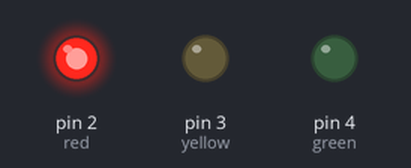
Bench run of a sketch on a simulated Arduino Uno, built with avr-gcc and run on an emulated ATmega328P. Parts: output pins drawn as LEDs (lit = HIGH).

Above: at 1.5 s.
At 8.2 s:
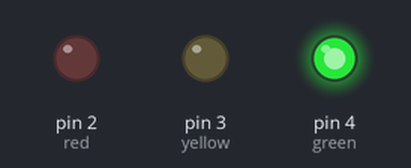
At 16.3 s:
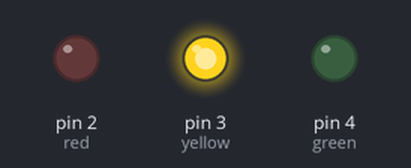
Timing chart, 0 to 17.2 s (numbered marks = the images above):
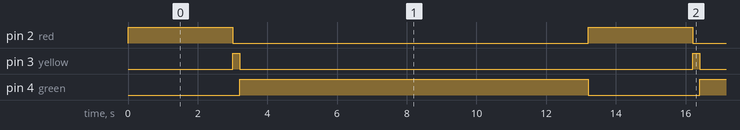

The sketch:

oneway_traffic.ino
```cpp
    int red   =2;
    int yellow=3;
    int green =4;


void setup() {


  pinMode(red,OUTPUT);
  pinMode(green,OUTPUT);
  pinMode(yellow,OUTPUT);
}

void loop() {
   digitalWrite(red,HIGH);
   digitalWrite(yellow,LOW);
   digitalWrite(green,LOW);
      delay(3000);

   digitalWrite(red,LOW);
   digitalWrite(yellow,HIGH);
   digitalWrite(green,LOW);
      delay(200);

   digitalWrite(red,LOW);
   digitalWrite(yellow,LOW);
   digitalWrite(green,HIGH);
     delay(10000);
  }
```

Measured:
- by itself, pin 2 (red): alternates HIGH for 3.0 s and LOW for 10.2 s
- by itself, pin 3 (yellow): alternates HIGH for 0.20 s and LOW for 13.0 s
- by itself, pin 4 (green): alternates HIGH for 10.0 s and LOW for 3.2 s
